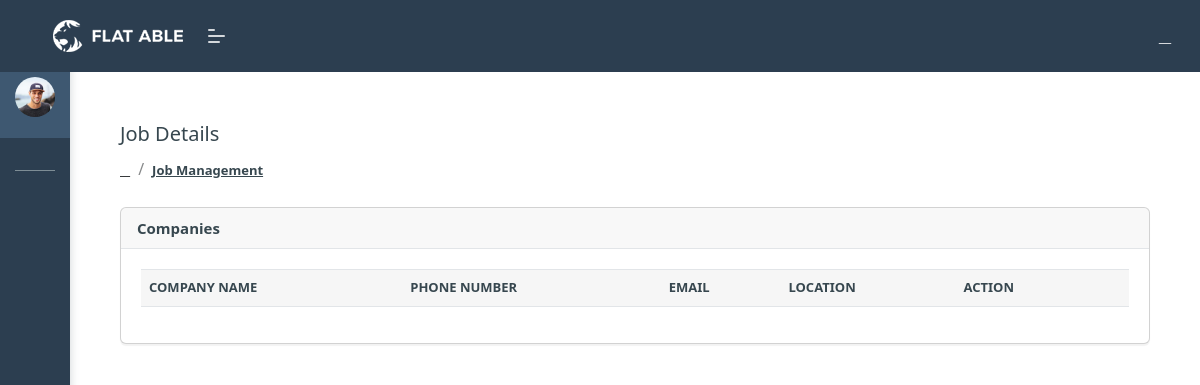
Page /company_list on the earlier database version.
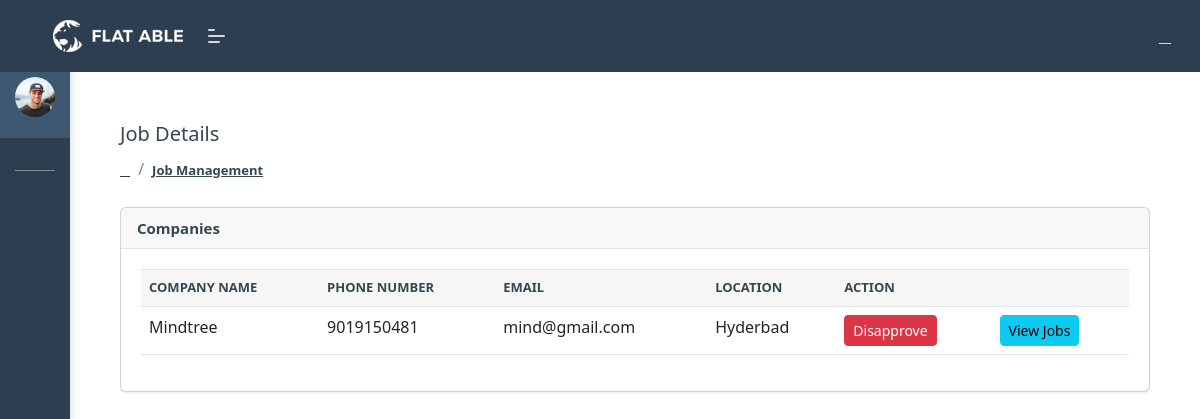
Same page on the later database version.
### external_jobs/models.py (models this page shows, shortened)
class NewUser(AbstractUser):
    user_type = models.CharField(max_length=100, default='user')
    fullname= models.CharField(max_length=250, blank=True)
    phone_no = models.CharField(max_length=100, blank=True)
    address = models.CharField(max_length=500, blank=True)  # New field for address
    profile_image = models.ImageField(upload_to='profile_images/', blank=True, null=True)  # New field for profile image

### external_jobs/views.py (the view)
# urls.py: path('company_list',views.company_list,name='company_list'),
def company_list(request):
    data = NewUser.objects.filter(user_type='Company').all()
    return render(request, 'company_list.html', {'data': data})

### external_jobs/templates/company_list.html (shortened to what this page needs)
{% extends 'admin_base.html' %}
{% block content %}
<div class="pcoded-content">
    <div class="page-header">
        <div class="page-block">
            <div class="row align-items-center">
                <div class="col-md-12">
                    <div class="page-header-title">
                        <h5 class="m-b-10">Job Details</h5>
                    </div>
                    <ul class="breadcrumb">
                        <li class="breadcrumb-item"><a href="index.html"><i class="feather icon-home"></i></a></li>
                        <li class="breadcrumb-item"><a href="#!">Job Management</a></li>
                    </ul>
                </div>
            </div>
        </div>
    </div>
    <div class="row">
        <div class="col-md-12">
            <div class="card">
                <div class="card-header">
                    <h5>Companies</h5>
                </div>
                <div class="card-body table-border-style">
                    <div class="table-responsive">
                        <table class="table table-hover">
                            <thead>
                                <tr>
                                    <th>Company Name</th>
                                    <th>Phone Number</th>
                                    <th>Email</th>
                                    <th>Location</th>
                                    <th>Action</th>
                                    <th></th>
                                </tr>
                            </thead>
                            <tbody>
                                {% for item in data %}
                                <tr id="row-{{ item.id }}">
                                    <td>{{ item.fullname }}</td>
                                    <td>{{ item.phone_no }}</td>
                                    <td>{{ item.username }}</td>
                                    <td>{{ item.address }}</td>
                                    <td>
                                        <button class="btn btn-sm {% if item.is_staff %}btn-danger{% else %}btn-success{% endif %}"
                                                onclick="toggleApproval({{ item.id }})" id="approve-btn-{{ item.id }}">
                                            {% if item.is_staff %}Disapprove{% else %}Approve{% endif %}
                                        </button>
                                    </td>
                                    <td>
                                        <a href="/a_company_jobs/{{ item.id }}/" class="btn btn-info btn-sm">
                                            View Jobs
                                        </a>
                                    </td>
                                </tr>
                                {% endfor %}
                            </tbody>
                        </table>
                    </div>
                </div>
            </div>
        </div>
    </div>
</div>
{% endblock %}

Differences in the rows shown:
added NewUser: fullname "Mindtree", phone_no "9019150481", username "mind@gmail.com", address "Hyderbad", is_staff "Disapprove"
